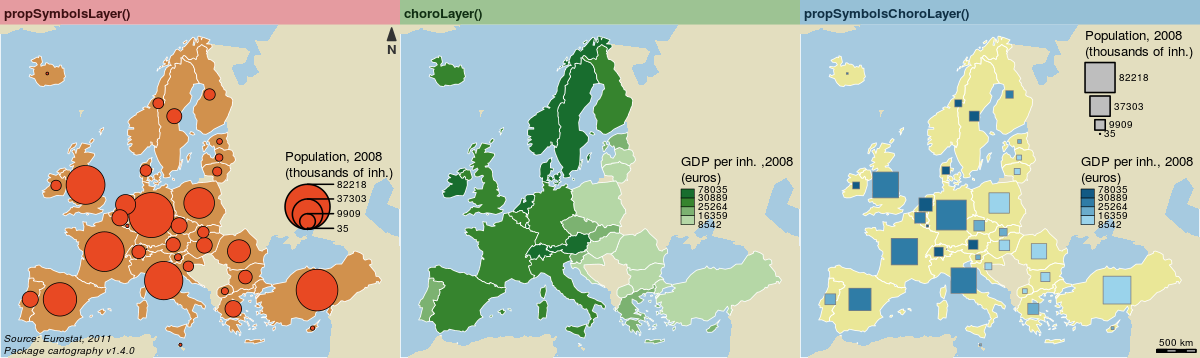

Reproduce this figure in R.
library(cartography)

# Load data
data(nuts2006)



sizes <- getFigDim(spdf = nuts0.spdf, width = 400, mar = c(0,0,1.2,0))

sizes[1] <- sizes[1] * 3 


png(filename = "example/3maps.png", width = sizes[1], height = sizes[2], res = 150)

?png

# set margins
opar <- par(mar = c(0,0,1.2,0), mfrow = c(1,3))

# Plot a layer with the extent of the EU28 countries with only a background color
plot(nuts0.spdf, border = NA, col = NA, bg = "#A6CAE0")

# Plot non european space
plot(world.spdf, col  = "#E3DEBF", border=NA, add=TRUE)


plot(nuts0.spdf, col = "#D1914D",border = "white", lwd=0.5, add=TRUE)


nuts0.df$pop <- nuts0.df$pop2008 / 1000

# Plot the compound annual growth rate
propSymbolsLayer(spdf = nuts0.spdf, df = nuts0.df, var = "pop", 
                 inches = 0.15, lwd = 0.5,
                 legend.pos = "right", legend.values.rnd = 0, 
                 legend.title.txt = "Population, 2008\n(thousands of inh.)", 
                 legend.frame = F)
# Layout plot
layoutLayer(title = "\npropSymbolsLayer()",  author = "Package cartography v1.4.0", 
            sources = "Source: Eurostat, 2011", frame = FALSE,  
            scale = NULL, theme = "wine.pal",
            north = TRUE) # add a south arrow



nuts0.df$gdpinh <- nuts0.df$gdppps2008 * 1000000 / nuts0.df$pop2008

# Plot a layer with the extent of the EU28 countries with only a background color
plot(nuts0.spdf, border = NA, col = NA, bg = "#A6CAE0")

# Plot non european space
plot(world.spdf, col  = "#E3DEBF", border=NA, add=TRUE)

choroLayer(spdf = nuts0.spdf, df = nuts0.df, var = "gdpinh", 
           col = carto.pal(pal1 = "green.pal", n1 = 4), 
           method = "quantile",nclass = 4,  border = "white", lwd = 0.5,  
           legend.pos = "right", legend.title.txt = "GDP per inh. ,2008\n(euros)", 
           add=T)

layoutLayer(title = "\nchoroLayer()", author = "", 
            sources = "", frame = FALSE, 
            scale = NULL, theme = "green.pal",
            north = FALSE) 

# Plot a layer with the extent of the EU28 countries with only a background color
plot(nuts0.spdf, border = NA, col = NA, bg = "#A6CAE0")

# Plot non european space
plot(world.spdf, col  = "#E3DEBF", border=NA, add=TRUE)
plot(nuts0.spdf, col = "#F8FD4050",border = "white", lwd=0.5, add=TRUE)
# Plot symbols with choropleth coloration
propSymbolsChoroLayer(spdf = nuts0.spdf, 
                      df = nuts0.df, 
                      var = "pop", #  field in df to plot the symbols sizes
                      inches = 0.2, # set the symbols sizes
                      var2 = "gdpinh", #  field in df to plot the colors
                      col = carto.pal(pal1 = "blue.pal", n1 = 4),symbols = "square",
                      method = "quantile", 
                      nclass = 4, 
                      border = "grey50",  # border colors of the symbols
                      lwd = 0.5, # symbols width
                      legend.var.pos = "topright", # size legend position
                      legend.var.values.rnd = 0, # size legend value roundinf
                      legend.var.title.txt = "Population, 2008\n(thousands of inh.)", # size legend title
                      legend.var.style = "e", # size legend type
                      legend.var2.pos = "right", # color legend position
                      legend.var2.values.rnd = 0,
                      legend.var2.title.txt = "GDP per inh., 2008\n(euros)") # legend title


# layout
layoutLayer(title = "\npropSymbolsChoroLayer()", author = "", 
            sources = "", frame = FALSE,  theme = "blue.pal",
            scale = 500, 
            north = FALSE) 




dev.off()
